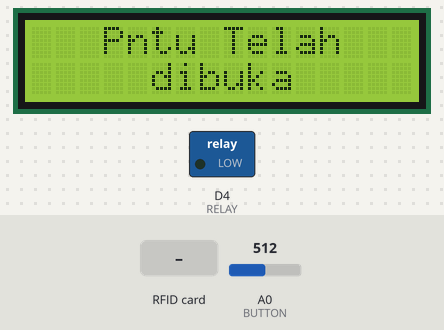
Bench run of a sketch on a simulated ESP8266 (NodeMCU). Parts: 16×2 character LCD, switched loads named in the sketch (green lamp = pin HIGH). Inputs (shaded band) come from the test bench; at power-on: A0 (BUTTON) = 512. WiFi joins after 1.5 s; servers stay silent unless stated; network time is answered at once with the bench clock; uploads are accepted with an empty reply; the local clock reads 2024-03-15 10:24:30 at power-on unless the sketch sets it; what the sketch prints to the serial monitor is not drawn.

Above: at 3.0 s.
3.1 s: RFID card 12 34 56 78 held to the reader
At 4.2 s:
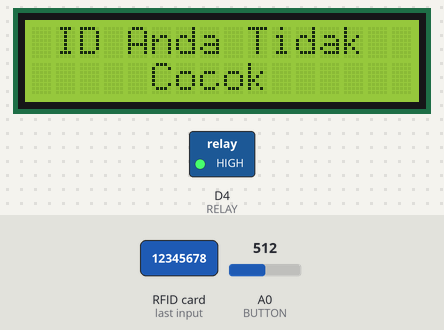
6.0 s: RFID card C3 83 70 14 held to the reader
At 7.0 s:
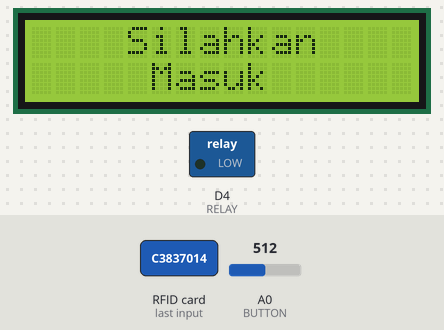
9.0 s: A0 (BUTTON) set to 42
12.0 s: A0 (BUTTON) set to 36
13.5 s: A0 (BUTTON) set to 122
At 14.2 s:
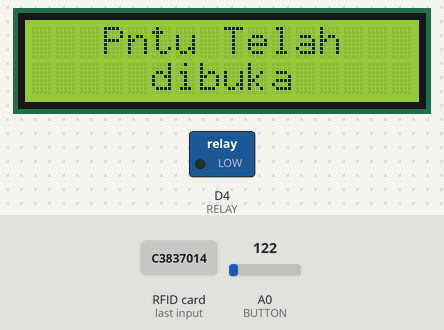
Timing chart, 0 to 16.0 s (numbered marks = the images above; inputs shaded):
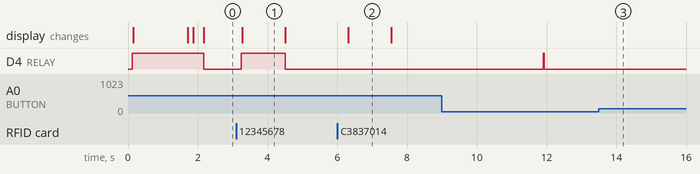

The sketch:

Ruang_3.ino
```cpp
#include <SPI.h>
#include <ESP8266WiFi.h>
#include <ESP8266HTTPClient.h>
#include <NTPClient.h>
#include <WiFiUdp.h>
#include <LiquidCrystal_I2C.h>
#include <MFRC522.h>
#include <CTBot.h>

#define ssid          "DEBY"
#define password      "12345678"
#define telegramToken "7952401874:AAELtBFaYbJhSRGUMwgV8yd6xkQKLACwtIA"
#define IDTelegram     1259810770
#define path          "http://192.168.137.1/TA/"
#define url            path "db_insert.php"

#define RST_PIN    D3
#define SS_PIN     D8
#define RELAY      D4
#define BUTTON     A0

#define jumlah_kartu   2

#define MAMIKOS  "C3 83 70 14"
#define USER1    "43 91 23 28"

#define USER1NAME "Fitri Kumala Sari"
#define NIK       "1302031387642182"

const String no_ruang = "3";
String IDCard[jumlah_kartu] = {MAMIKOS, USER1};

//================================================================================
MFRC522 mfrc522(SS_PIN, RST_PIN);
LiquidCrystal_I2C lcd(0x27,16,2);

WiFiUDP ntpUDP;
NTPClient timeClient(ntpUDP, "pool.ntp.org", 25200, 60000);

CTBot myBot;
TBMessage msg;

unsigned long cTime = 0;
unsigned long bTime = 0;

bool pesanTerkirim = false;

bool logic1 = false;
bool logic2 = false;
bool logic3 = false;

void connectWifi(){
  lcd.setCursor(0,0); lcd.print("Menghubungkan Ke");
  lcd.setCursor(0,1); lcd.print(" Wifi : "+ String(ssid));
  WiFi.mode(WIFI_STA);
  WiFi.begin(ssid, password);
  Serial.println("Menghubungkan Wifi");
  while (WiFi.status() != WL_CONNECTED) {
        delay(500);
    } Serial.println("Wifi Terhubung");
}

void loginTelegram(){
       lcd.setCursor(0,0); lcd.print("Menghubungkan Ke");
       lcd.setCursor(0,1); lcd.print(" Bot Telegram   ");
    Serial.println("login in telegram...");
    while (!myBot.testConnection()){
        myBot.setTelegramToken(telegramToken);
        delay(1000);}
  if(myBot.testConnection()){
    lcd.setCursor(0,0); lcd.print("Koneksi Telegram");
    lcd.setCursor(0,1); lcd.print("   Terhubung    ");
       Serial.print("Telegram connection OK!");
       Serial.print("Waktu Koneksi Telegram : ");
       delay(100);
  } else {
       Serial.println("Connection Not OK");
  }
}


void sendDataBase(String UID, String aksi){
  String postData = "UID=" + UID + "&ruang=" + no_ruang + "&aksi=" + aksi;

  WiFiClient client;
  HTTPClient http;
  http.begin(client, url);
  http.addHeader("Content-Type", "application/x-www-form-urlencoded");
  int httpCode = http.POST(postData);
  String payload = http.getString();
  Serial.println(httpCode);  Serial.println(payload);
}

String getDateBase(String UID){
  String postData = "UID=" + UID + "&ruang=" + no_ruang;
  String URL = String(path)+"getDate.php";

  WiFiClient client;
  HTTPClient http;
  http.begin(client, URL);
  http.addHeader("Content-Type", "application/x-www-form-urlencoded");
  int httpCode = http.POST(postData);
  String payload = http.getString();
  return payload;
}

void readRFID(){
  SPI.begin();  mfrc522.PCD_Init();
  String content = "";
  if (!mfrc522.PICC_IsNewCardPresent()) {
     return;
  }
  if (!mfrc522.PICC_ReadCardSerial()) {
    return;
  }

  for (byte i = 0; i < mfrc522.uid.size; i++){
     content.concat(String(mfrc522.uid.uidByte[i] < 0x10 ? " 0" : " "));
     content.concat(String(mfrc522.uid.uidByte[i], HEX));
  }  content.toUpperCase(); //Serial.println(content);

  String UID = content.substring(1);
  for(byte i=0; i<jumlah_kartu; i++){
    if(UID == IDCard[i]){
       cTime = millis();
       displayLCD(3);
       digitalWrite(RELAY, LOW);
       myBot.sendMessage(IDTelegram, String(USER1NAME)+" Dengan NIK "+ NIK +" Membuka Pintu Ruangan " + no_ruang);
       sendDataBase(UID, "Masuk");
       cTime = millis();
       delay(1000);
       return;
    } else {
       continue;
    }
  }

    digitalWrite(RELAY, HIGH); Serial.println("UID Tidak Terdaftar");
    cTime = millis();  displayLCD(2);
    sendDataBase(UID, "Masuk"); delay(1000);
}

void displayLCD(int index){
  if(millis() - cTime < 5000){
    switch(index){
      case 1:
        lcd.setCursor(0,0); lcd.print("  Silahkan Tap  ");
        lcd.setCursor(0,1); lcd.print("   Kartu Anda   ");
        logic1 = true;
        break;
      case 2:
        lcd.setCursor(0,0); lcd.print(" ID Anda Tidak  ");
        lcd.setCursor(0,1); lcd.print("     Cocok      ");
        myBot.sendMessage(IDTelegram, "Pengguna Tidak Terdaftar Berusaha Membuka Pintu Ruangan " + no_ruang);
        logic1 = true;
        break;
      case 3:
        lcd.setCursor(0,0); lcd.print("    Silahkan    ");
        lcd.setCursor(0,1); lcd.print("     Masuk      ");
        logic1 = true;
        break;
    }
  } else {
    if(logic1){
    lcd.init(); lcd.backlight(); lcd.clear();
    lcd.setCursor(0,0); lcd.print("  Silahkan Tap  ");
    lcd.setCursor(0,1); lcd.print("   Kartu Anda   ");
      digitalWrite(RELAY, HIGH);
      logic1 = false;
    }

  }
}

void button(){
  int value = analogRead(BUTTON);
  if(value >= 40){
    bTime = millis();
  }

  if(millis() - bTime < 3000){
    lcd.setCursor(0,0); lcd.print("   Pntu Telah   ");
    lcd.setCursor(0,1); lcd.print("     dibuka     ");
    digitalWrite(RELAY, LOW);
    logic2 = true;
    if(logic3){
      sendDataBase(USER1, "Keluar");
      logic3 = false;
    }
  } else {
    if(logic2){
      lcd.init(); lcd.backlight(); lcd.clear();
      lcd.setCursor(0,0); lcd.print("  Silahkan Tap  ");
      lcd.setCursor(0,1); lcd.print("   Kartu Anda   ");
      digitalWrite(RELAY, HIGH);
      logic2 = false; logic3 = true;
    }
  }
}

void setup() {
  Serial.begin(115200);
  while (!Serial);

  SPI.begin();  mfrc522.PCD_Init();
  delay(4); logic3 = true;
  mfrc522.PCD_DumpVersionToSerial();

  lcd.init(); lcd.backlight(); lcd.clear();

  pinMode(BUTTON,INPUT);
  pinMode(RELAY, OUTPUT);
  digitalWrite(RELAY, HIGH);

  connectWifi();
  loginTelegram();

  lcd.setCursor(0,0); lcd.print("  Silahkan Tap  ");
  lcd.setCursor(0,1); lcd.print("   Kartu Anda   ");

  timeClient.begin();
}

void loop() {
  if(WiFi.status() != WL_CONNECTED) {
     connectWifi();
  }

  timeClient.update();

//  String formattedTime = timeClient.getFormattedTime();
//  Serial.println("Waktu saat ini: " + formattedTime);

  int jam = timeClient.getHours();
  int menit = timeClient.getMinutes();
  int detik = timeClient.getSeconds();

  String statusSewa = getDateBase(USER1);

  if (jam == 8 && menit >= 0 && detik >= 0 && !pesanTerkirim) {  //Atur jam pengingat waktu sewa berakhir
    if(statusSewa == "1"){
      myBot.sendMessage(IDTelegram, "Waktu Sewa " + String(USER1NAME) + "\nPada Ruangan " + String(no_ruang)+" Berakhir 1 Hari Lagi");
      pesanTerkirim = true;
    } else if(statusSewa == "0"){
      myBot.sendMessage(IDTelegram, "Waktu Sewa " + String(USER1NAME) + "\nPada Ruangan " + String(no_ruang)+" Telah Berakhir");
      pesanTerkirim = true;
    }
  }

  if (jam == 0 && menit == 0 && detik == 0) {
    pesanTerkirim = false;
  }

   readRFID();
   displayLCD(5);
   button();
}
```

Measured:
- after the input at 3.1 s, D4 (RELAY): LOW → HIGH after 0.14 s, → LOW 1.3 s later; the display: changes after 0.18 s (image 1)
- after the input at 6.0 s, D4 (RELAY): stays LOW (without the input it goes to HIGH after 2.6 s); the display: changes after 0.32 s (image 2)
- after the input at 12.0 s, every drawn part: stays the same
- after the input at 13.5 s, D4 (RELAY): stays LOW (without the input it goes to HIGH after 1.6 s)
- what the display in image 1 shows lasts 1.2 s, from 3.3 s to 4.5 s
